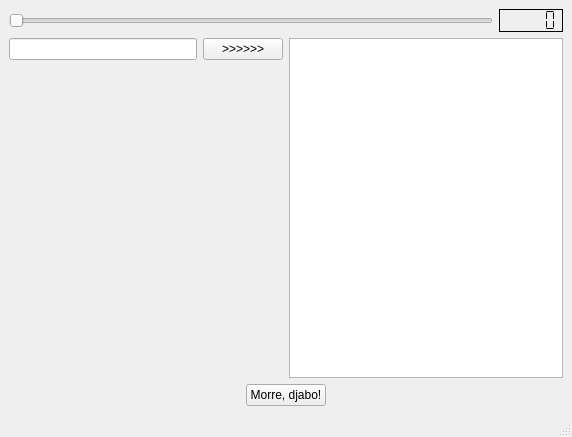
<?xml version="1.0" encoding="UTF-8"?>
<ui version="4.0">
 <class>MainWindow</class>
 <widget class="QMainWindow" name="MainWindow">
  <property name="geometry">
   <rect>
    <x>0</x>
    <y>0</y>
    <width>572</width>
    <height>437</height>
   </rect>
  </property>
  <property name="windowTitle">
   <string>MainWindow</string>
  </property>
  <widget class="QWidget" name="centralwidget">
   <layout class="QVBoxLayout" name="verticalLayout_2">
    <item>
     <layout class="QHBoxLayout" name="horizontalLayout">
      <item>
       <widget class="QSlider" name="horizontalSlider">
        <property name="orientation">
         <enum>Qt::Orientation::Horizontal</enum>
        </property>
       </widget>
      </item>
      <item>
       <widget class="QLCDNumber" name="lcdNumber">
        <property name="frameShape">
         <enum>QFrame::Shape::Box</enum>
        </property>
        <property name="frameShadow">
         <enum>QFrame::Shadow::Plain</enum>
        </property>
        <property name="segmentStyle">
         <enum>QLCDNumber::SegmentStyle::Flat</enum>
        </property>
       </widget>
      </item>
     </layout>
    </item>
    <item>
     <layout class="QHBoxLayout" name="horizontalLayout_3">
      <item>
       <layout class="QVBoxLayout" name="verticalLayout">
        <item>
         <layout class="QHBoxLayout" name="horizontalLayout_2">
          <item>
           <widget class="QLineEdit" name="lineEdit"/>
          </item>
          <item>
           <widget class="QPushButton" name="pushButtonCopia">
            <property name="text">
             <string>&gt;&gt;&gt;&gt;&gt;&gt;</string>
            </property>
           </widget>
          </item>
         </layout>
        </item>
        <item>
         <spacer name="verticalSpacer">
          <property name="orientation">
           <enum>Qt::Orientation::Vertical</enum>
          </property>
          <property name="sizeHint" stdset="0">
           <size>
            <width>20</width>
            <height>40</height>
           </size>
          </property>
         </spacer>
        </item>
       </layout>
      </item>
      <item>
       <widget class="QTextEdit" name="textEdit"/>
      </item>
     </layout>
    </item>
    <item>
     <layout class="QHBoxLayout" name="horizontalLayout_4">
      <item>
       <spacer name="horizontalSpacer">
        <property name="orientation">
         <enum>Qt::Orientation::Horizontal</enum>
        </property>
        <property name="sizeHint" stdset="0">
         <size>
          <width>40</width>
          <height>20</height>
         </size>
        </property>
       </spacer>
      </item>
      <item>
       <widget class="QPushButton" name="pushButtonQuit">
        <property name="text">
         <string>Morre, djabo!</string>
        </property>
       </widget>
      </item>
      <item>
       <spacer name="horizontalSpacer_2">
        <property name="orientation">
         <enum>Qt::Orientation::Horizontal</enum>
        </property>
        <property name="sizeHint" stdset="0">
         <size>
          <width>40</width>
          <height>20</height>
         </size>
        </property>
       </spacer>
      </item>
     </layout>
    </item>
   </layout>
  </widget>
  <widget class="QMenuBar" name="menubar">
   <property name="geometry">
    <rect>
     <x>0</x>
     <y>0</y>
     <width>572</width>
     <height>23</height>
    </rect>
   </property>
  </widget>
  <widget class="QStatusBar" name="statusbar"/>
 </widget>
 <resources/>
 <connections>
  <connection>
   <sender>horizontalSlider</sender>
   <signal>valueChanged(int)</signal>
   <receiver>lcdNumber</receiver>
   <slot>display(int)</slot>
   <hints>
    <hint type="sourcelabel">
     <x>299</x>
     <y>64</y>
    </hint>
    <hint type="destinationlabel">
     <x>400</x>
     <y>59</y>
    </hint>
   </hints>
  </connection>
 </connections>
</ui>
